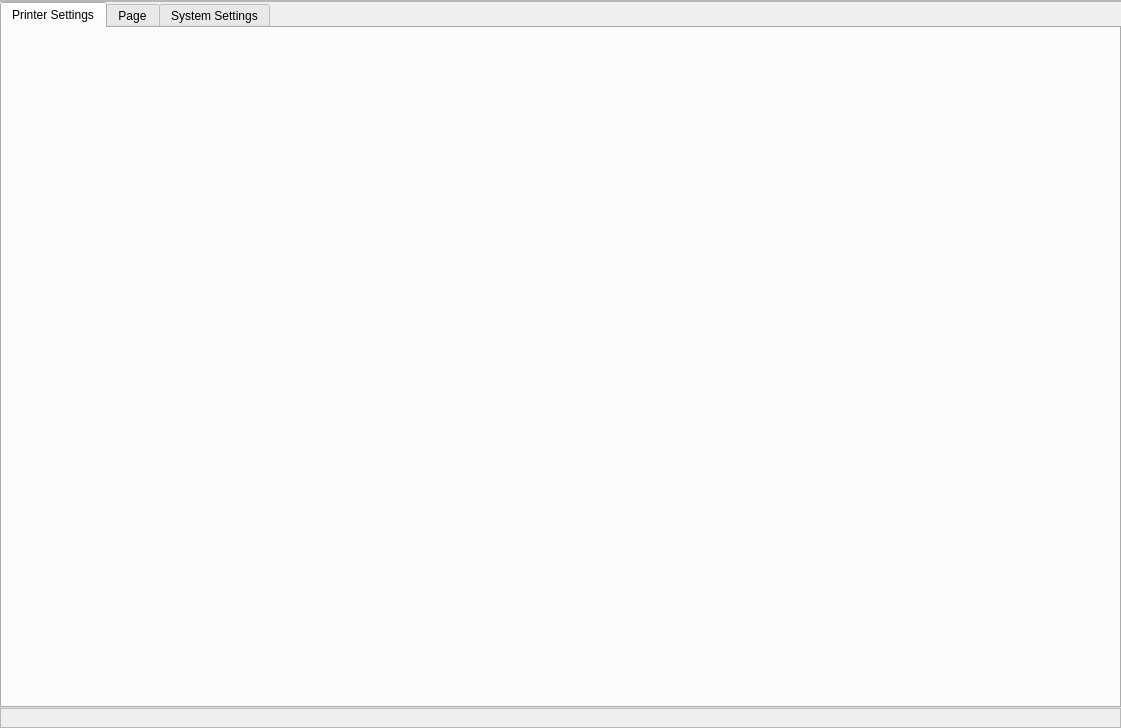
<?xml version="1.0" encoding="UTF-8"?>
<ui version="4.0">
 <class>SettingsPage</class>
 <widget class="QFrame" name="SettingsPage">
  <property name="geometry">
   <rect>
    <x>0</x>
    <y>0</y>
    <width>1121</width>
    <height>728</height>
   </rect>
  </property>
  <property name="windowTitle">
   <string>Frame</string>
  </property>
  <layout class="QGridLayout" name="mainLayout">
   <property name="sizeConstraint">
    <enum>QLayout::SizeConstraint::SetDefaultConstraint</enum>
   </property>
   <property name="leftMargin">
    <number>0</number>
   </property>
   <property name="topMargin">
    <number>0</number>
   </property>
   <property name="rightMargin">
    <number>0</number>
   </property>
   <property name="bottomMargin">
    <number>0</number>
   </property>
   <property name="spacing">
    <number>0</number>
   </property>
   <item row="2" column="0">
    <widget class="QFrame" name="footerFrame">
     <property name="frameShape">
      <enum>QFrame::Shape::StyledPanel</enum>
     </property>
     <property name="frameShadow">
      <enum>QFrame::Shadow::Raised</enum>
     </property>
     <layout class="QGridLayout" name="gridLayout_3"/>
    </widget>
   </item>
   <item row="0" column="0">
    <widget class="QFrame" name="actionBar">
     <property name="maximumSize">
      <size>
       <width>16777215</width>
       <height>50</height>
      </size>
     </property>
     <property name="frameShape">
      <enum>QFrame::Shape::StyledPanel</enum>
     </property>
     <property name="frameShadow">
      <enum>QFrame::Shadow::Raised</enum>
     </property>
     <layout class="QHBoxLayout" name="horizontalLayout">
      <property name="spacing">
       <number>0</number>
      </property>
      <property name="leftMargin">
       <number>0</number>
      </property>
      <property name="topMargin">
       <number>0</number>
      </property>
      <property name="rightMargin">
       <number>0</number>
      </property>
      <property name="bottomMargin">
       <number>0</number>
      </property>
     </layout>
    </widget>
   </item>
   <item row="1" column="0">
    <widget class="QWidget" name="pageContents" native="true">
     <property name="sizePolicy">
      <sizepolicy hsizetype="Expanding" vsizetype="Expanding">
       <horstretch>0</horstretch>
       <verstretch>0</verstretch>
      </sizepolicy>
     </property>
     <layout class="QGridLayout" name="pageLayout">
      <property name="sizeConstraint">
       <enum>QLayout::SizeConstraint::SetDefaultConstraint</enum>
      </property>
      <property name="leftMargin">
       <number>0</number>
      </property>
      <property name="topMargin">
       <number>0</number>
      </property>
      <property name="rightMargin">
       <number>0</number>
      </property>
      <property name="bottomMargin">
       <number>0</number>
      </property>
      <property name="horizontalSpacing">
       <number>0</number>
      </property>
      <property name="verticalSpacing">
       <number>4</number>
      </property>
      <item row="0" column="0">
       <widget class="QTabWidget" name="tabWidget">
        <property name="currentIndex">
         <number>0</number>
        </property>
        <widget class="QWidget" name="printerTab">
         <property name="sizePolicy">
          <sizepolicy hsizetype="Expanding" vsizetype="Expanding">
           <horstretch>0</horstretch>
           <verstretch>0</verstretch>
          </sizepolicy>
         </property>
         <attribute name="title">
          <string>Printer Settings</string>
         </attribute>
         <layout class="QGridLayout" name="gridLayout_5">
          <property name="leftMargin">
           <number>0</number>
          </property>
          <property name="topMargin">
           <number>0</number>
          </property>
          <property name="rightMargin">
           <number>0</number>
          </property>
          <property name="bottomMargin">
           <number>0</number>
          </property>
          <property name="spacing">
           <number>0</number>
          </property>
          <item row="0" column="0">
           <widget class="QWidget" name="widget" native="true">
            <property name="sizePolicy">
             <sizepolicy hsizetype="Expanding" vsizetype="Expanding">
              <horstretch>0</horstretch>
              <verstretch>0</verstretch>
             </sizepolicy>
            </property>
            <layout class="QGridLayout" name="gridLayout_4">
             <property name="leftMargin">
              <number>0</number>
             </property>
             <property name="topMargin">
              <number>0</number>
             </property>
             <property name="rightMargin">
              <number>0</number>
             </property>
             <property name="bottomMargin">
              <number>0</number>
             </property>
             <property name="spacing">
              <number>0</number>
             </property>
             <item row="0" column="0" rowspan="2">
              <widget class="QWidget" name="widget" native="true">
               <layout class="QGridLayout" name="gridLayout_6">
                <property name="leftMargin">
                 <number>9</number>
                </property>
                <property name="topMargin">
                 <number>9</number>
                </property>
                <property name="rightMargin">
                 <number>9</number>
                </property>
                <property name="bottomMargin">
                 <number>9</number>
                </property>
                <property name="spacing">
                 <number>6</number>
                </property>
                <item row="1" column="1">
                 <layout class="QVBoxLayout" name="buttonLayout"/>
                </item>
                <item row="2" column="1">
                 <spacer name="verticalSpacer_2">
                  <property name="orientation">
                   <enum>Qt::Orientation::Vertical</enum>
                  </property>
                  <property name="sizeHint" stdset="0">
                   <size>
                    <width>20</width>
                    <height>40</height>
                   </size>
                  </property>
                 </spacer>
                </item>
                <item row="0" column="1">
                 <spacer name="verticalSpacer">
                  <property name="orientation">
                   <enum>Qt::Orientation::Vertical</enum>
                  </property>
                  <property name="sizeType">
                   <enum>QSizePolicy::Policy::Expanding</enum>
                  </property>
                  <property name="sizeHint" stdset="0">
                   <size>
                    <width>20</width>
                    <height>40</height>
                   </size>
                  </property>
                 </spacer>
                </item>
                <item row="0" column="0" rowspan="3">
                 <layout class="QVBoxLayout" name="printerListLayout">
                  <property name="spacing">
                   <number>0</number>
                  </property>
                 </layout>
                </item>
               </layout>
              </widget>
             </item>
            </layout>
           </widget>
          </item>
         </layout>
        </widget>
        <widget class="QWidget" name="themeTab">
         <attribute name="title">
          <string>Page</string>
         </attribute>
        </widget>
        <widget class="QWidget" name="systemTab">
         <attribute name="title">
          <string>System Settings</string>
         </attribute>
         <layout class="QGridLayout" name="gridLayout_2"/>
        </widget>
       </widget>
      </item>
     </layout>
    </widget>
   </item>
  </layout>
 </widget>
 <resources/>
 <connections/>
</ui>
